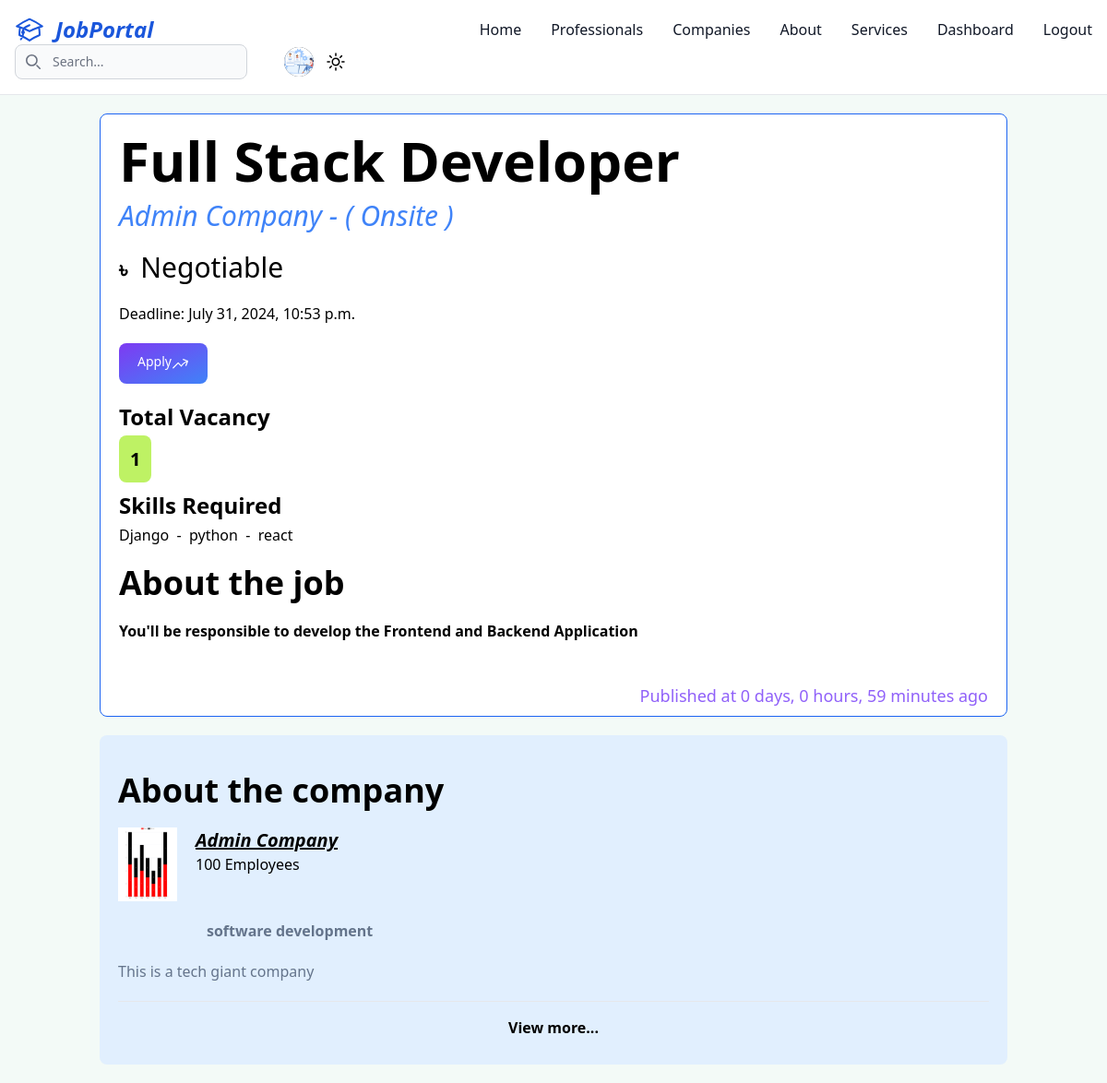
/details-job/b0ad9d239aaf4288becd5193e8a34fde (signed in), run on the app's committed database.
### core/models.py (models this page shows, shortened)
class JobPost(models.Model):
    jobs = (
        ('Onsite', 'Onsite'),
        ('Hybrid', 'Hybrid'),
        ('Remote', 'Remote'),
    )
    id = models.UUIDField(primary_key=True, default=uuid.uuid4, unique=True, editable=False)
    recruiter = models.ForeignKey(Recruiter, on_delete=models.CASCADE)
    position = models.CharField(max_length=150)
    number_of_vacancies = models.IntegerField(null=True, blank=True, default=1)
    about_this_job = RichTextField()
    location = models.TextField()
    salary = models.DecimalField(max_digits=8, decimal_places=2, null=True)
    skills_requied = models.ManyToManyField(Skills)
    job_type = models.CharField(max_length=20, choices = jobs, default='Onsite')
    deadline = models.DateTimeField(null=True)
    is_active = models.BooleanField(default=True)
    created_at = models.DateTimeField(auto_now_add=True)
    updated_at = models.DateTimeField(auto_now=True)
    class Meta:
        db_table = "JobPost"
        verbose_name = _('JobPost')
        verbose_name_plural = _('JobPosts')

class Recruiter(models.Model):
    id = models.UUIDField(primary_key=True, default=uuid.uuid4, unique=True, editable=False)
    user = models.OneToOneField(CustomUser, on_delete=models.CASCADE)
    company_name = models.CharField(max_length=150, verbose_name=_('Company Name'))
    company_address = models.TextField(verbose_name=_('Company Address'))
    company_about = models.TextField(verbose_name=_('About Company'))
    company_logo = models.ImageField(upload_to=company_image_upload_path, verbose_name=_('Company Logo'))
    company_cover_photo = models.ImageField(upload_to=company_cover_image_upload_path, verbose_name=_('Company Cover Photo'), null=True)
    total_employees = models.IntegerField(default=0, null=True)
    website = models.URLField(null=True)
    main_services = models.CharField(max_length=150, null=True)
    created_at = models.DateTimeField(auto_now_add=True)
    updated_at = models.DateTimeField(auto_now=True)
    class Meta:
        db_table = "Recruiter"
        verbose_name = _('Recruiter')
        verbose_name_plural = _('Recruiters')

class Skills(models.Model):
    name = models.CharField(max_length=150)
    def __str__(self) -> str:
        return self.name

### core/views.py (the view)
# urls.py: path('details-job/<str:jobId>', details_job, name='details_job'),
def details_job(request, jobId):
    job = JobPost.objects.get(pk=jobId)
    return render(request, 'core/details_job.html', {'job': job})

### core/templatetags/custom_filters.py (called while the page is built)
@register.filter
def calculate_days_hours_since(value):
    print(value)
    if value:
        now = timezone.now()  # Use timezone.now() to ensure a timezone-aware datetime
        duration = now - value
        days = duration.days
        hours = duration.seconds // 3600
        minutes = (duration.seconds % 3600) // 60
        return f"{days} days, {hours} hours, {minutes} minutes ago"
    return ""

### templates/core/details_job.html (shortened to what this page needs)
{% extends "_base.html" %}
{% load custom_filters %}
{% load static %}
{% block content %}
    {% if job %}
        <div class="border border-blue-600 m-5 px-5 pt-5 pb-2 rounded-lg dark:bg-slate-700 dark:text-slate-200 bg-white"  data-tooltip-target="tooltip-animation-job-{{job.id}}">
            <h1 class="lg:text-6xl text-2xl font-bold">{{ job.position }}</h1>
            <p class="text-blue-500 italic text-3xl my-3">{{ job.recruiter.company_name }} - ( {{ job.job_type }} )</p>
            <p class="text-3xl my-5"><strong class="font-extrabold text-2xl">৳&nbsp;</strong>{% if job.salary %} {{ job.salary }} {% else %} Negotiable {% endif %}</p>
            <div>
                <h3 class="my-3">Deadline: {{ job.deadline }}</h3>
            </div>
            <a href="{% url 'apply_job' job.id %}" class="flex my-5 w-24 text-white bg-gradient-to-br from-purple-600 to-blue-500 hover:bg-gradient-to-bl focus:ring-4 focus:outline-none focus:ring-blue-300 dark:focus:ring-blue-800 font-medium rounded-lg text-sm px-5 py-2.5 text-center me-2 mb-2">
                <span>
                    Apply
                </span>
            </a>
            <h2 class="text-2xl font-semibold mt-5 mb-4">Total Vacancy</h2>
            <span class="text-xl bg-lime-300 p-3 rounded-lg font-extrabold">{{ job.number_of_vacancies }}</span>
            <h2 class="text-2xl font-semibold mt-5 mb-1">Skills Required</h2>
            {% for skill in job.skills_requied.all %}
            {{ skill }} {% if not forloop.last %}&nbsp;-&nbsp;{% endif %}
            {% endfor %}
            <h2 class="text-4xl font-semibold my-5">About the job</h2>
            <p class="w-[90%] ms-5">
                {{ job.about_this_job|safe }}
            </p>
            <div class="">
                {% if job.created_at %}
                    <p class="text-purple-500 text-[.7rem] lg:text-lg mt-5 text-right">Published at {{ job.created_at|calculate_days_hours_since }}</p>
                {% endif %}
            </div>
        </div>
        <div class="bg-blue-100 dark:bg-slate-500 rounded-lg m-5 p-5">
            <h2 class="text-4xl font-semibold my-5">About the company</h2>
            <div class="flex gap-5">
                <img class="w-16" src="{% if job.recruiter.company_logo %} {{ job.recruiter.company_logo.url }} {% else %} {% static 'image/job-seeker.jpeg' %} {% endif %}" alt="{{ job.recruiter.company_name }} logo">
                <div>
                    <a href="{% url 'details_recruiter' job.recruiter.id %}" class="underline text-xl italic font-semibold">{{ job.recruiter.company_name }}</a>
                    <p>{{ job.recruiter.total_employees }} Employees</p>
                </div>
            </div>
            <div class="text-slate-500 mb-5">
                <p class="flex ms-24 my-5 dark:text-black font-semibold">{{ job.recruiter.main_services }}</p>
                <p class="dark:text-black">{{ job.recruiter.company_about|linebreaksbr }}</p>
            </div>
            <hr class="my-2">
            <a href="{% url 'details_recruiter' job.recruiter.id %}" class="block text-center font-semibold hover:bg-blue-400 py-2 rounded-lg transition-all">View more...</a>
        </div>
    {% endif %}
{% endblock content %}

### data on the page
JobPost: position "Full Stack Developer", recruiter.company_name "Admin Company", job_type "Onsite", deadline "July 31, 2024, 10:53 p.m.", number_of_vacancies "1", about_this_job "You'll be responsible to develop the Frontend and Backend Application", created_at|calculate_days_hours_since "0 days, 0 hours, 59 minutes ago", recruiter.company_logo (picture), recruiter.total_employees "100", recruiter.main_services "software development", recruiter.company_about "This is a tech giant company"
Skills: name "Django"
Skills: name "python"
Skills: name "react"
